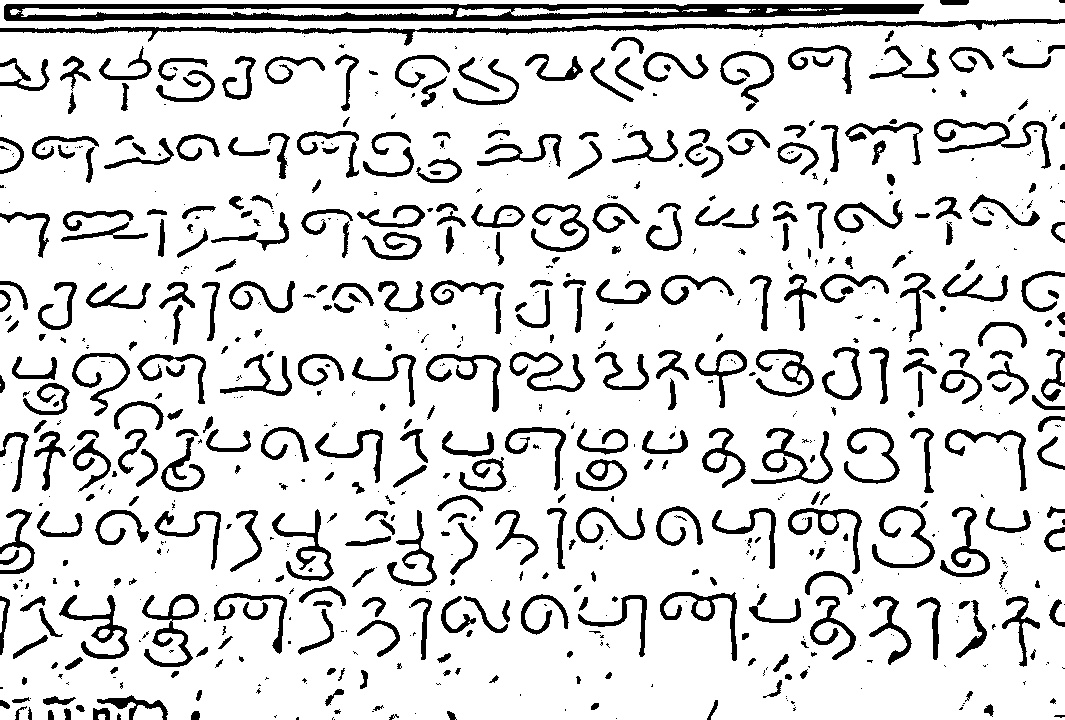
#> input picture ImagePreProcessingFinal.jpg, 1065 x 720 px
$ jupyter execute '2 character_segmentation.ipynb'   (older library calls are emulated)
#> lines starting #> are read from the running program, lines starting #| are printed output that depends on the picture; after the words box and inside, x2 and y2 are one past the last pixel; in counts of white or black regions, pixels touching at a corner belong together
[cell 1]
import cv2
import numpy as np
import imutils

[cell 2]
image = cv2.imread("ImagePreProcessingFinal.jpg")
#> image is the input picture: shape (720, 1065, 3); min 0, max 255, mean 218
gray = cv2.cvtColor(image, cv2.COLOR_BGR2GRAY)
gray = cv2.GaussianBlur(gray, (7, 7), 0)
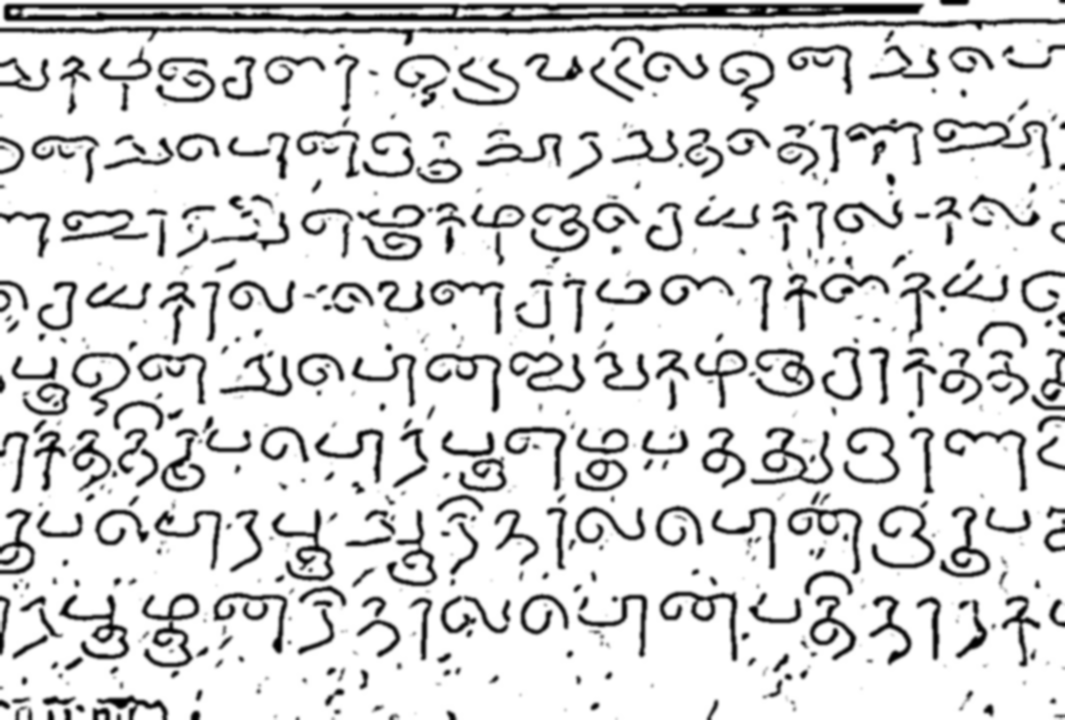
#> gray: shape (720, 1065); min 0, max 255, mean 218

[cell 3]
ret,thresh1 = cv2.threshold(gray ,127,255,cv2.THRESH_BINARY_INV)
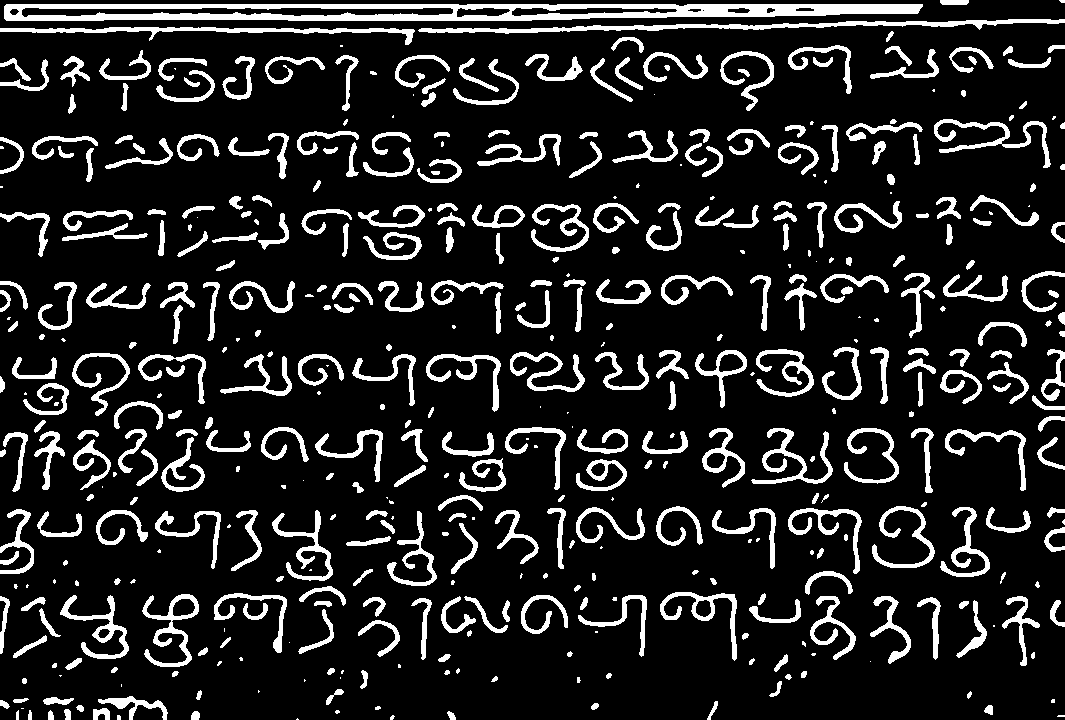
#> thresh1: shape (720, 1065); 13.9% white; 469 white regions (104 under 20 px), largest, box (x1, y1, x2, y2) and area: (4, 4, 923, 21) 10033, (418, 19, 1065, 34) 2782, (0, 27, 415, 45) 1820

[cell 4]
dilate = cv2.dilate(thresh1, None, iterations=2)
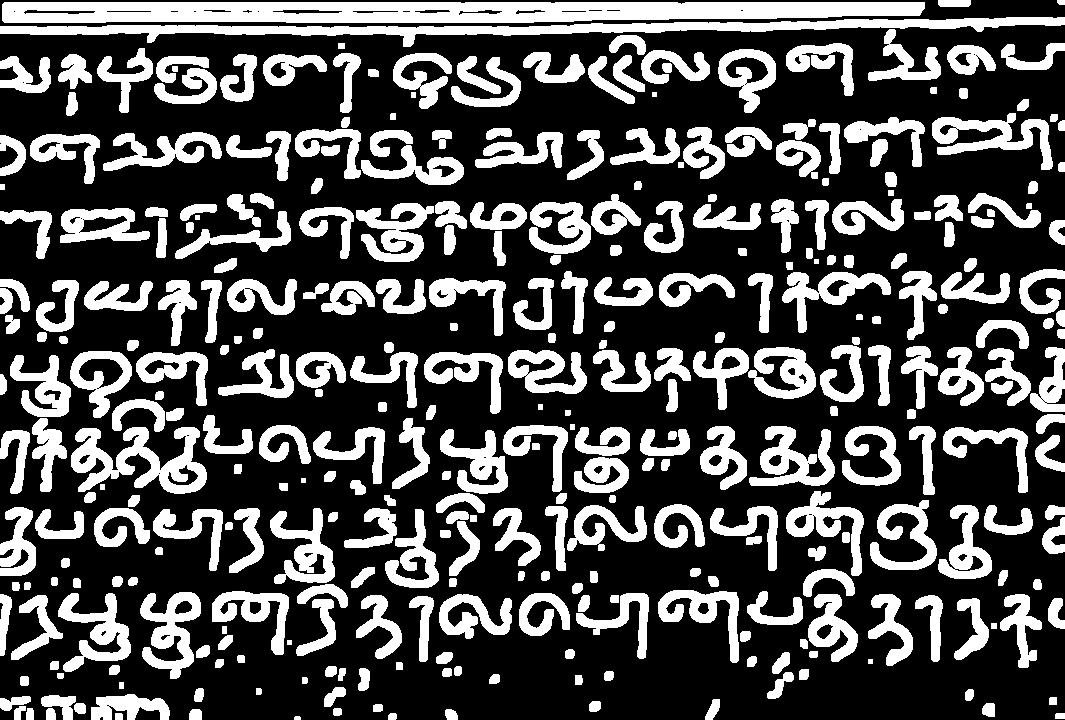
#> dilate: shape (720, 1065); 30.7% white; 346 white regions

[cell 5]
cnts = cv2.findContours(dilate.copy(), cv2.RETR_EXTERNAL,
    cv2.CHAIN_APPROX_SIMPLE)
#> cnts = 346 contours, 7 with area under 20; largest, box (x1, y1, x2, y2) and area: (2, 2, 925, 23) 16565, (0, 17, 1065, 47) 8274, (71, 427, 207, 494) 4377, (932, 113, 1053, 170) 2564, (140, 592, 201, 679) 2560
cnts = cnts[0] if imutils.is_cv2() else cnts[1]

[cell 6]
sorted_ctrs = sorted(cnts, key=lambda ctr: cv2.boundingRect(ctr)[0] + cv2.boundingRect(ctr)[1] * image.shape[1] )
#> sorted_ctrs has the same summary as cnts

[cell 7]
orig = image.copy()
i = 0
for cnt in sorted_ctrs:
    # Check the area of contour, if it is very small ignore it
    if(cv2.contourArea(cnt) < 200):
        continue

    # Filtered countours are detected
    x,y,w,h = cv2.boundingRect(cnt)

    # Taking ROI of the cotour
    roi = image[y:y+h, x:x+w]

    # Mark them on the image if you want
    cv2.rectangle(orig,(x,y),(x+w,y+h),(0,255,0),2)

    # Save your contours or characters
    cv2.imwrite("Images/roi" + str(i) + ".png", roi)

    i = i + 1
#> this loop made 346 passes
#> (x, y, w, h) on passes 3 to 5: (2, 2, 923, 21), (0, 17, 1065, 30), (868, 29, 73, 52)
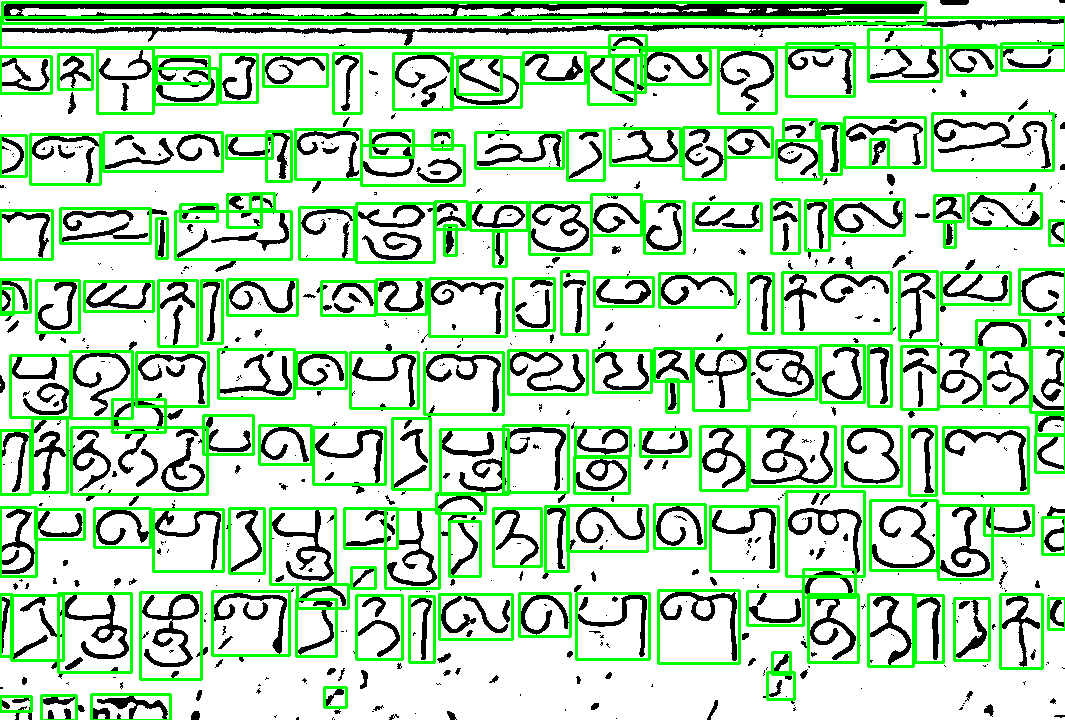
#> orig: shape (720, 1065, 3); 13.91% of pixels changed, all inside (x1, y1, x2, y2) = (0, 1, 1065, 720)
#> after the loop, i = 174

[cell 8]
cv2.imwrite("box.jpg",orig)
#> Out = True
